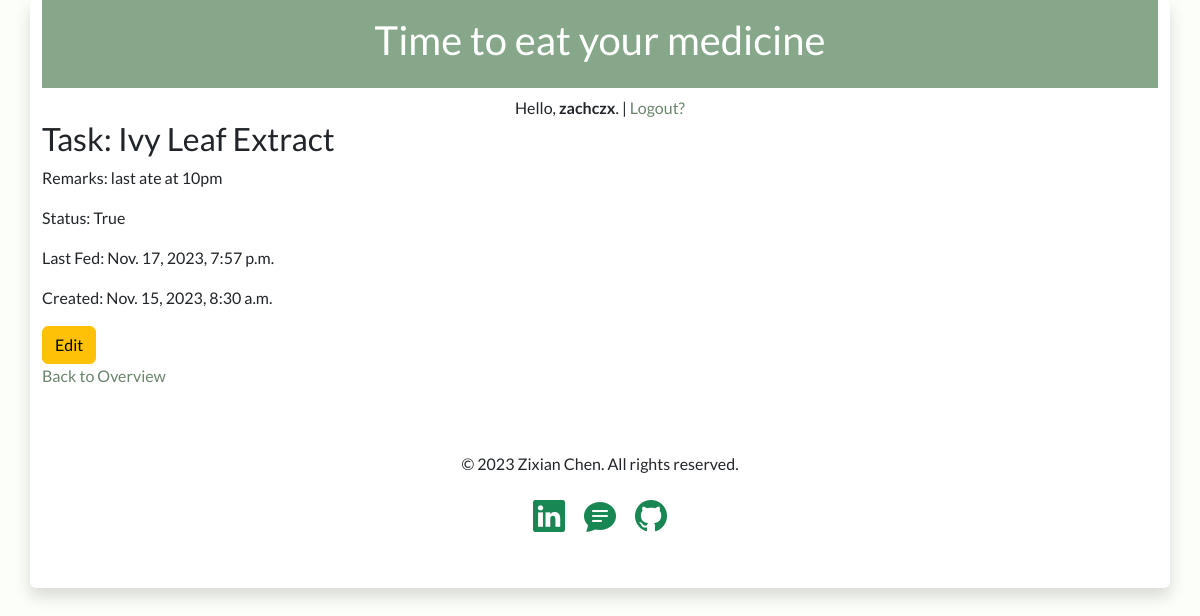
/med/2/ (signed in), run on the app's committed database.
### trackerapp/models.py (models this page shows, shortened)
class EatModel(models.Model):
    user = models.ForeignKey(User, on_delete=models.SET_NULL, null=True)
    medicine = models.CharField(max_length=50, choices=medicine_choices)
    last_fed = models.DateTimeField(default=datetime.now)
    interval = models.IntegerField(default=4)
    remarks = models.TextField(max_length=140)
    complete = models.BooleanField(default=False)
    created = models.DateTimeField(auto_now_add=True)
    class Meta:
        ordering = ['complete'] #ordering in descending just do -complete

### trackerapp/views.py (the view)
# urls.py: path('med/<int:pk>/', EatDetails.as_view(), name='eatdetails'),
class EatDetails(LoginRequiredMixin, DetailView):
    login_url = 'eatlogin'
    model = EatModel
    context_object_name = 'outstanding_list'  #this allows me to call it from the details page, outstanding_list.id

### templates/trackerapp/EatModel_detail.html
{% extends 'base.html' %}
{% block content %}
<div class="row">
    <div class="col">
        <h2>Task: {{ object.medicine }}</h2>
    </div>
</div>
<div class="row">
    <div class="col">
        <p>Remarks: {{ object.remarks }}</p>
        <p>Status: {{ object.complete }}</p>
        <p>Last Fed: {{ object.last_fed }}</p>
        <p>Created: {{ object.created }}</p>
    </div>
</div>
<div class="row">
    <div class="col">
        <form action="{% url 'eatupdate' outstanding_list.id %}"><button type='submit' class="btn btn-warning">Edit</button></form>
        <p><a href="{% url 'eatlist' %}">Back to Overview</a></p>
    </div>
</div>
{%endblock %}

### templates/base.html (shortened to what this page needs)
<!DOCTYPE html>
<html lang="en">
<head>
    <link rel="stylesheet" href="https://cdn.jsdelivr.net/npm/bootstrap@5.3.2/dist/css/bootstrap.min.css">
    <link rel="stylesheet" href="https://cdn.jsdelivr.net/npm/bootstrap-icons@1.11.1/font/bootstrap-icons.css">
</head>
<body>
<div class="container shadow mb-5 pb-5 bg-white rounded">
    <div class="row">
        <a href="{% url 'eatlist' %}" id="header"><div class="col p-3 mb-2 text-white" style="background-color: #86A789">
            <h1 class="text-center">Time to eat your medicine</h1>
        </div></a>
    </div>
    <div class="row">
        {% if user.is_authenticated %}
            <div class="col-12 text-center">Hello, <b>{{user.username}}</b>. | <a href="{% url 'eatlogout' %}">Logout?</a></div>
        {% else %}
            <div class="col-12 text-center">You are not logged in. <a href="{% url 'eatlogin' %}">Please login here</a>.</div>
        {% endif %}
    </div>
        {% block content %}
        {% endblock %}
{% include "_footer.html" %}
</div>
</body>
</html>

### templates/base.html (style rules this page uses)
body { background-color: #FCFFF9; font-family: 'Lato', sans-serif; }
#header { text-decoration: none; }
a, a:visited { text-decoration: none; color: #6B856D; font-weight: 500; }

### data on the page
EatModel: medicine "Ivy Leaf Extract", remarks "last ate at 10pm", complete "True", last_fed "Nov. 17, 2023, 7:57 p.m.", created "Nov. 15, 2023, 8:30 a.m."

### other printed values
{{ user.username }} "zachczx"
